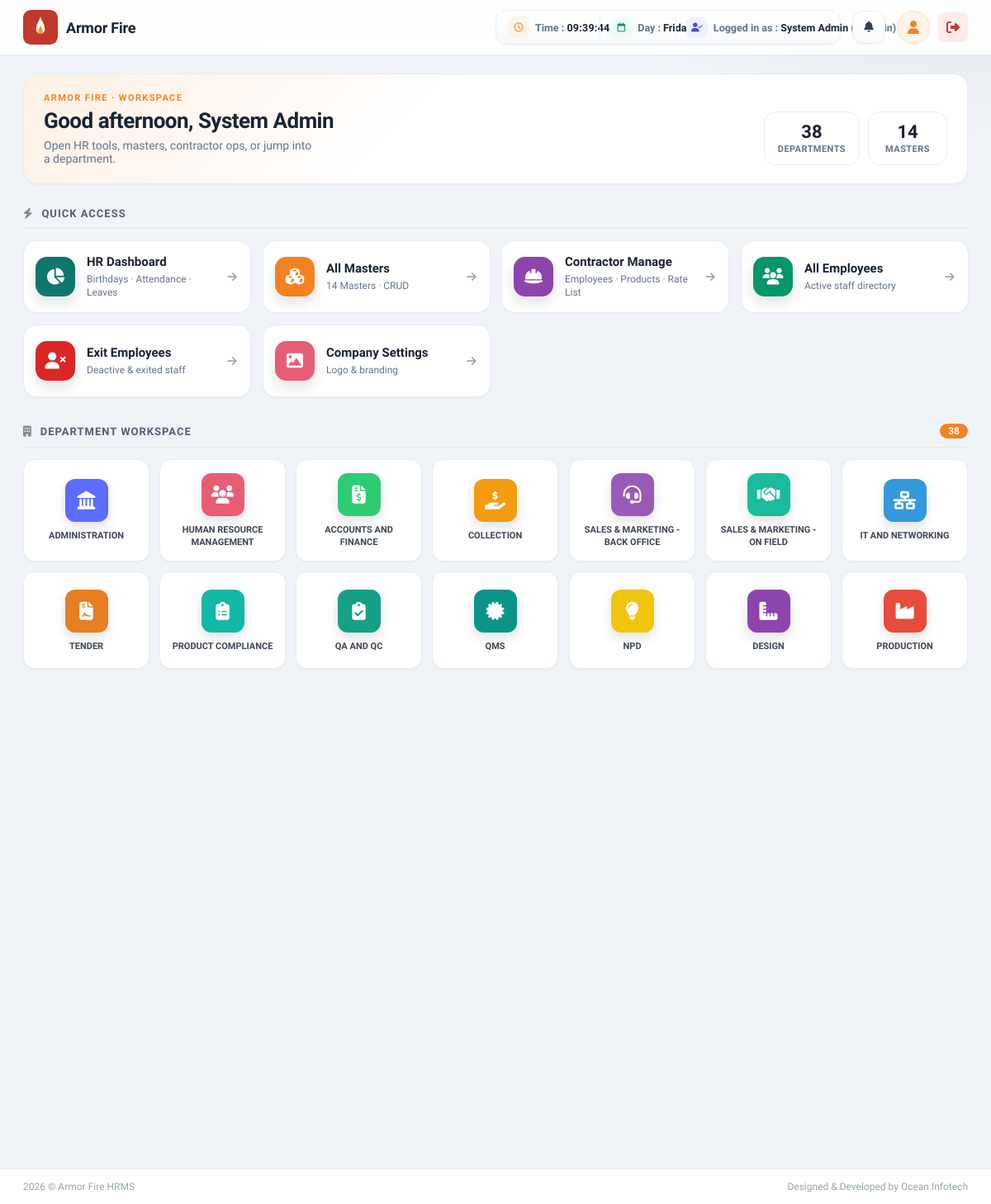
/dashboard.php (signed in), run on the app's committed database.
### tables this page shows
CREATE TABLE IF NOT EXISTS departments (
    id INT AUTO_INCREMENT PRIMARY KEY,
    department_name VARCHAR(150) NOT NULL,
    icon_class VARCHAR(80) NOT NULL DEFAULT 'fa-building',
    icon_color VARCHAR(20) NOT NULL DEFAULT '#4A90E2',
    sort_order INT NOT NULL DEFAULT 0,
    status TINYINT(1) NOT NULL DEFAULT 1 COMMENT '1=Active, 0=Inactive',
    created_at TIMESTAMP DEFAULT CURRENT_TIMESTAMP
);

### config/app.php (called while the page is built, shortened)
<?php
function app_url($path = '')
{
    $path = ltrim((string) $path, '/');
    return APP_BASE . '/' . $path;
}

### includes/settings.php (called while the page is built, shortened)
<?php
function ensureCompanySettingsSchema($conn)
{
    $conn->query(
        "CREATE TABLE IF NOT EXISTS company_settings (
            id INT PRIMARY KEY DEFAULT 1,
            company_name VARCHAR(150) NOT NULL DEFAULT 'Armor Fire',
            company_logo VARCHAR(255) DEFAULT NULL,
            login_logo VARCHAR(255) DEFAULT NULL,
            dashboard_logo VARCHAR(255) DEFAULT NULL,
            updated_at TIMESTAMP DEFAULT CURRENT_TIMESTAMP ON UPDATE CURRENT_TIMESTAMP
        ) ENGINE=InnoDB"
    );
    $cols = [];
    $res = $conn->query("SHOW COLUMNS FROM company_settings");
    if ($res) {
        while ($row = $res->fetch_assoc()) {
            $cols[] = $row['Field'];
        }
    }
}
function getCompanySettings()
{
    static $settings = null;
    if ($settings !== null) {
        return $settings;
    }
    $defaultLogo = 'assets/images/logo-placeholder.svg';
    $settings = [
        'company_name'   => 'Armor Fire',
        'login_logo'     => $defaultLogo,
        'dashboard_logo' => $defaultLogo,
        'company_logo'   => $defaultLogo,
    ];
    $conn = @getDBConnection();
    ensureCompanySettingsSchema($conn);
    $result = $conn->query(
        "SELECT company_name, company_logo, login_logo, dashboard_logo
         FROM company_settings WHERE id = 1 LIMIT 1"
    );
    if ($result && $row = $result->fetch_assoc()) {
        if (!empty($row['company_name'])) {
            $settings['company_name'] = $row['company_name'];
        }
    }
    return $settings;
}
function getDashboardLogo()
{
    $settings = getCompanySettings();
    return $settings['dashboard_logo'];
}
function getCompanyName()
{
    $settings = getCompanySettings();
    return $settings['company_name'];
}

### includes/auth.php (called while the page is built, shortened)
<?php
function isAdmin()
{
    return isset($_SESSION['role']) && $_SESSION['role'] === 'admin';
}
function getUserName()
{
    return isset($_SESSION['full_name']) ? $_SESSION['full_name'] : 'User';
}
function getUserRoleLabel()
{
    if ($_SESSION['role'] === 'admin') {
        return 'ADMINISTRATOR';
    }
    return strtoupper((string) $_SESSION['role']);
}

### dashboard.php (the view, shortened to what this page needs)
<?php
require_once __DIR__ . '/config/app.php';
require_once __DIR__ . '/includes/auth.php';
require_once __DIR__ . '/includes/header.php';
$conn = getDBConnection();
$sql = "SELECT id, department_name, icon_class, icon_color, sort_order
        FROM departments
        WHERE status = 1
        ORDER BY sort_order ASC, department_name ASC";
$result = $conn->query($sql);
$departments = [];
if ($result) {
    while ($row = $result->fetch_assoc()) {
        $departments[] = $row;
    }
}
$masterCount = count(getMastersConfig());
$deptCount = count($departments);
$userLabel = function_exists('getUserName') ? getUserName() : 'User';
$hour = (int) date('G');
if ($hour < 12) {
    $greet = 'Good morning';
} elseif ($hour < 17) {
    $greet = 'Good afternoon';
} else {
    $greet = 'Good evening';
}
?>
<main class="dashboard-main dash-workspace">
    <div class="dash-hero">
        <div class="dash-hero-copy">
            <p class="dash-eyebrow"><?php echo htmlspecialchars(strtoupper(getCompanyName())); ?> · WORKSPACE</p>
            <h1><?php echo htmlspecialchars($greet); ?>, <?php echo htmlspecialchars($userLabel); ?></h1>
            <p class="dash-sub">Open HR tools, masters, contractor ops, or jump into a department.</p>
        </div>
        <div class="dash-hero-stats">
            <div class="dash-stat">
                <span class="dash-stat-num"><?php echo (int) $deptCount; ?></span>
                <span class="dash-stat-lab">Departments</span>
            </div>
            <div class="dash-stat">
                <span class="dash-stat-num"><?php echo (int) $masterCount; ?></span>
                <span class="dash-stat-lab">Masters</span>
            </div>
        </div>
    </div>
    <section class="module-section dash-section">
        <div class="section-heading">
            <i class="fa-solid fa-bolt"></i>
            <span>QUICK ACCESS</span>
        </div>
        <div class="dash-hub-grid">
            <a href="<?php echo htmlspecialchars(app_url('hr/dashboard.php')); ?>" class="dash-hub-card is-hr" title="Open HR Dashboard">
                <div class="dash-hub-icon" style="background:#0F766E;"><i class="fa-solid fa-chart-pie"></i></div>
                <div class="dash-hub-body">
                    <strong>HR Dashboard</strong>
                    <span>Birthdays · Attendance · Leaves</span>
                </div>
                <i class="fa-solid fa-arrow-right dash-hub-go"></i>
            </a>
            <a href="<?php echo htmlspecialchars(app_url('masters/index.php')); ?>" class="dash-hub-card is-masters" title="All Masters">
                <div class="dash-hub-icon" style="background:#F58220;"><i class="fa-solid fa-cubes"></i></div>
                <div class="dash-hub-body">
                    <strong>All Masters</strong>
                    <span><?php echo (int) $masterCount; ?> Masters · CRUD</span>
                </div>
                <i class="fa-solid fa-arrow-right dash-hub-go"></i>
            </a>
            <a href="<?php echo htmlspecialchars(app_url('contractor/index.php')); ?>" class="dash-hub-card is-contractor" title="Contractor Manage">
                <div class="dash-hub-icon" style="background:#8E44AD;"><i class="fa-solid fa-helmet-safety"></i></div>
                <div class="dash-hub-body">
                    <strong>Contractor Manage</strong>
                    <span>Employees · Products · Rate List</span>
                </div>
                <i class="fa-solid fa-arrow-right dash-hub-go"></i>
            </a>
            <a href="<?php echo htmlspecialchars(app_url('employees/index.php')); ?>" class="dash-hub-card is-emp" title="All Employees Report">
                <div class="dash-hub-icon" style="background:#059669;"><i class="fa-solid fa-users"></i></div>
                <div class="dash-hub-body">
                    <strong>All Employees</strong>
                    <span>Active staff directory</span>
                </div>
                <i class="fa-solid fa-arrow-right dash-hub-go"></i>
            </a>
            <a href="<?php echo htmlspecialchars(app_url('employees/exit_list.php')); ?>" class="dash-hub-card is-exit" title="Exit Employee List">
                <div class="dash-hub-icon" style="background:#DC2626;"><i class="fa-solid fa-user-xmark"></i></div>
                <div class="dash-hub-body">
                    <strong>Exit Employees</strong>
                    <span>Deactive &amp; exited staff</span>
                </div>
                <i class="fa-solid fa-arrow-right dash-hub-go"></i>
            </a>
            <?php if (isAdmin()): ?>
            <a href="<?php echo htmlspecialchars(app_url('company_settings.php')); ?>" class="dash-hub-card is-admin" title="Company Logo Setup">
                <div class="dash-hub-icon" style="background:#E85D75;"><i class="fa-solid fa-image"></i></div>
                <div class="dash-hub-body">
                    <strong>Company Settings</strong>
                    <span>Logo &amp; branding</span>
                </div>
                <i class="fa-solid fa-arrow-right dash-hub-go"></i>
            </a>
            <?php endif; ?>
        </div>
    </section>
    <section class="module-section dash-section" id="department-workspace">
        <div class="section-heading">
            <i class="fa-solid fa-building"></i>
            <span>DEPARTMENT WORKSPACE</span>
            <em class="dash-section-count"><?php echo (int) $deptCount; ?></em>
        </div>
        <div class="module-grid dash-dept-grid">
            <?php if ($deptCount === 0): ?>
                <p class="empty-msg">No departments found. Please run DB Sync / seed masters.</p>
            <?php else: ?>
                <?php foreach ($departments as $dept): ?>
                    <a href="<?php echo htmlspecialchars(app_url('department.php?id=' . (int) $dept['id'])); ?>"
                       class="module-card dash-dept-card"
                       title="<?php echo htmlspecialchars($dept['department_name']); ?>">
                        <div class="module-icon" style="background-color: <?php echo htmlspecialchars($dept['icon_color']); ?>;">
                            <i class="fa-solid <?php echo htmlspecialchars($dept['icon_class']); ?>"></i>
                        </div>
                        <div class="module-label"><?php echo htmlspecialchars($dept['department_name']); ?></div>
                    </a>
                <?php endforeach; ?>
            <?php endif; ?>
        </div>
    </section>
</main>
<?php require_once __DIR__ . '/includes/footer.php'; ?>

### includes/header.php (shortened to what this page needs)
<?php
require_once __DIR__ . '/../config/app.php';
require_once __DIR__ . '/auth.php';
require_once __DIR__ . '/settings.php';
$companyName = getCompanyName();
$companyLogo = getDashboardLogo();
$logoSrc = $companyLogo;
if ($logoSrc && strpos($logoSrc, 'http') !== 0 && strpos($logoSrc, '/') !== 0) {
    $logoSrc = app_url($logoSrc);
}
$headerEmpPhotoUrl = '';
$headerEmpProfileUrl = '';
?>
<!DOCTYPE html>
<html lang="en">
<head>
    <link rel="stylesheet" href="https://cdnjs.cloudflare.com/ajax/libs/font-awesome/6.5.1/css/all.min.css">
    <link rel="stylesheet" href="<?php echo app_url('assets/css/style.css'); ?>?v=<?php echo (int) @filemtime(__DIR__ . '/../assets/css/style.css'); ?>">
    <link rel="stylesheet" href="https://cdnjs.cloudflare.com/ajax/libs/select2/4.0.13/css/select2.min.css">
    <link rel="stylesheet" href="https://cdn.jsdelivr.net/npm/flatpickr/dist/flatpickr.min.css">
</head>
<body<?php echo !empty($useSidebar) ? ' class="has-app-sidebar"' : ''; ?>>
    <header class="top-header anim-header">
        <div class="header-left">
            <a href="<?php echo app_url('dashboard.php'); ?>" class="brand">
                <img src="<?php echo htmlspecialchars($logoSrc); ?>"
                     alt="<?php echo htmlspecialchars($companyName); ?>"
                     class="brand-logo"
                     onerror="this.src='<?php echo app_url('assets/images/logo-placeholder.svg'); ?>'">
                <span class="brand-text"><?php echo htmlspecialchars($companyName); ?></span>
            </a>
        </div>
        <div class="header-right">
            <div class="header-status" id="headerStatus" aria-live="polite">
                <div class="header-status-item">
                    <i class="fa-regular fa-clock" aria-hidden="true"></i>
                    <span class="header-status-line">
                        Time : <strong class="header-clock" id="headerClock">--:--:-- --</strong>
                    </span>
                </div>
                <div class="header-status-item">
                    <i class="fa-regular fa-calendar" aria-hidden="true"></i>
                    <span class="header-status-line">
                        Day : <strong class="header-day" id="headerDay"><?php echo htmlspecialchars(date('l')); ?></strong>
                    </span>
                </div>
                <div class="header-status-item">
                    <i class="fa-solid fa-user-check" aria-hidden="true"></i>
                    <span class="header-status-line">
                        Logged in as :
                        <strong class="header-login-user"><?php echo htmlspecialchars(getUserName()); ?></strong>
                        <?php if (!empty($_SESSION['username'])): ?>
                            <em class="header-login-handle">(@<?php echo htmlspecialchars((string) $_SESSION['username']); ?>)</em>
                        <?php endif; ?>
                    </span>
                </div>
            </div>
            <div class="header-notify" id="headerNotify">
                <button type="button"
                        class="header-bell-btn"
                        id="headerBellBtn"
                        aria-haspopup="true"
                        aria-expanded="false"
                        aria-controls="headerNotifyPanel"
                        title="Notifications">
                    <i class="fa-solid fa-bell"></i>
                </button>
            </div>
            <div class="user-info">
                <?php if ($headerEmpProfileUrl !== ''): ?>
                <a href="<?php echo htmlspecialchars($headerEmpProfileUrl); ?>"
                   class="user-avatar<?php echo $headerEmpPhotoUrl !== '' ? ' has-photo' : ''; ?>"
                   title="<?php echo htmlspecialchars(getUserName() . ' · My Profile'); ?>">
                    <?php if ($headerEmpPhotoUrl !== ''): ?>
                        <img src="<?php echo htmlspecialchars($headerEmpPhotoUrl); ?>" alt="">
                    <?php else: ?>
                        <i class="fa-solid fa-user"></i>
                    <?php endif; ?>
                </a>
                <?php else: ?>
                <div class="user-avatar" title="<?php echo htmlspecialchars(getUserName() . ' · ' . getUserRoleLabel()); ?>">
                    <i class="fa-solid fa-user"></i>
                </div>
                <?php endif; ?>
                <a href="<?php echo app_url('logout.php'); ?>" class="logout-btn" title="Logout">
                    <i class="fa-solid fa-right-from-bracket"></i>
                </a>
            </div>
        </div>
    </header>

### includes/footer.php (shortened to what this page needs)
<?php
require_once __DIR__ . '/../config/app.php';
?>
    <footer class="page-footer">
        <div class="footer-left">2026 &copy; Armor Fire HRMS</div>
        <div class="footer-right">Designed &amp; Developed by Ocean Infotech</div>
    </footer>
</body>
</html>

### data on the page
departments: department_name "ADMINISTRATION"
departments: department_name "HUMAN RESOURCE MANAGEMENT"
departments: department_name "ACCOUNTS AND FINANCE"
departments: department_name "COLLECTION"
departments: department_name "SALES & MARKETING - BACK OFFICE"
departments: department_name "SALES & MARKETING - ON FIELD"
departments: department_name "IT AND NETWORKING"
departments: department_name "TENDER"
departments: department_name "PRODUCT COMPLIANCE"
departments: department_name "QA AND QC"
departments: department_name "QMS"
departments: department_name "NPD"
departments: department_name "DESIGN"
departments: department_name "PRODUCTION"

### other printed values
$companyName "Armor Fire"
getUserName() "System Admin"
$_SESSION['username'] "admin"
getCompanyName() "ARMOR FIRE"
$greet "Good afternoon"
$userLabel "System Admin"
$deptCount "38"
$masterCount "14"
